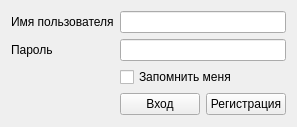
<?xml version="1.0" encoding="UTF-8"?>
<ui version="4.0">
 <class>Form</class>
 <widget class="QWidget" name="Form">
  <property name="geometry">
   <rect>
    <x>0</x>
    <y>0</y>
    <width>275</width>
    <height>127</height>
   </rect>
  </property>
  <property name="windowTitle">
   <string>Вход | Hierarchy Manager</string>
  </property>
  <layout class="QFormLayout" name="formLayout">
   <property name="fieldGrowthPolicy">
    <enum>QFormLayout::AllNonFixedFieldsGrow</enum>
   </property>
   <item row="0" column="0">
    <widget class="QLabel" name="label">
     <property name="text">
      <string>Имя пользователя</string>
     </property>
    </widget>
   </item>
   <item row="0" column="1">
    <widget class="QLineEdit" name="loginEdit"/>
   </item>
   <item row="2" column="0">
    <widget class="QLabel" name="label_2">
     <property name="text">
      <string>Пароль</string>
     </property>
    </widget>
   </item>
   <item row="2" column="1">
    <widget class="QLineEdit" name="passwordEdit">
     <property name="echoMode">
      <enum>QLineEdit::Password</enum>
     </property>
    </widget>
   </item>
   <item row="4" column="1">
    <layout class="QHBoxLayout" name="horizontalLayout">
     <item>
      <widget class="QPushButton" name="enterButton">
       <property name="text">
        <string>Вход</string>
       </property>
      </widget>
     </item>
     <item>
      <widget class="QPushButton" name="registerButton">
       <property name="text">
        <string>Регистрация</string>
       </property>
      </widget>
     </item>
    </layout>
   </item>
   <item row="3" column="1">
    <widget class="QCheckBox" name="rememberMe">
     <property name="text">
      <string>Запомнить меня</string>
     </property>
    </widget>
   </item>
  </layout>
 </widget>
 <resources/>
 <connections/>
</ui>
